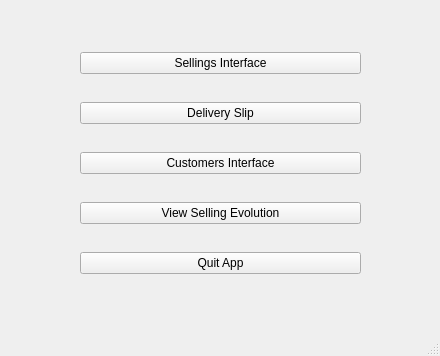
<?xml version="1.0" encoding="UTF-8"?>
<ui version="4.0">
 <class>MainWindow</class>
 <widget class="QMainWindow" name="MainWindow">
  <property name="geometry">
   <rect>
    <x>0</x>
    <y>0</y>
    <width>440</width>
    <height>356</height>
   </rect>
  </property>
  <property name="windowTitle">
   <string>MainWindow</string>
  </property>
  <widget class="QWidget" name="centralwidget">
   <widget class="QWidget" name="verticalLayoutWidget">
    <property name="geometry">
     <rect>
      <x>80</x>
      <y>30</y>
      <width>281</width>
      <height>271</height>
     </rect>
    </property>
    <layout class="QVBoxLayout" name="verticalLayout">
     <item>
      <widget class="QPushButton" name="sale">
       <property name="styleSheet">
        <string notr="true">font: 75 12pt &quot;Bell MT&quot;;</string>
       </property>
       <property name="text">
        <string>Sellings Interface</string>
       </property>
      </widget>
     </item>
     <item>
      <widget class="QPushButton" name="delivery">
       <property name="styleSheet">
        <string notr="true">font: 75 12pt &quot;Bell MT&quot;;</string>
       </property>
       <property name="text">
        <string>Delivery Slip</string>
       </property>
      </widget>
     </item>
     <item>
      <widget class="QPushButton" name="customer">
       <property name="styleSheet">
        <string notr="true">font: 75 12pt &quot;Bell MT&quot;;</string>
       </property>
       <property name="text">
        <string>Customers Interface</string>
       </property>
      </widget>
     </item>
     <item>
      <widget class="QPushButton" name="sellingEvolution">
       <property name="styleSheet">
        <string notr="true">font: 75 12pt &quot;Bell MT&quot;;</string>
       </property>
       <property name="text">
        <string>View Selling Evolution</string>
       </property>
      </widget>
     </item>
     <item>
      <widget class="QPushButton" name="quit">
       <property name="styleSheet">
        <string notr="true">font: 75 12pt &quot;Bell MT&quot;;</string>
       </property>
       <property name="text">
        <string>Quit App</string>
       </property>
      </widget>
     </item>
    </layout>
   </widget>
  </widget>
  <widget class="QMenuBar" name="menubar">
   <property name="geometry">
    <rect>
     <x>0</x>
     <y>0</y>
     <width>440</width>
     <height>26</height>
    </rect>
   </property>
  </widget>
  <widget class="QStatusBar" name="statusbar"/>
 </widget>
 <resources/>
 <connections/>
</ui>
